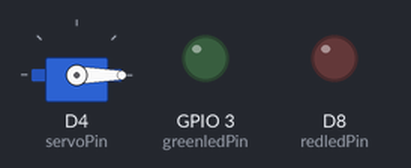
Recording of a sketch running on a simulated ESP8266 (NodeMCU). Parts: servo, output pins drawn as LEDs (lit = HIGH). WiFi joins after 1.5 s; servers stay silent unless stated; what the sketch prints to the serial monitor is not drawn.

Above: at 0.0 s.
At 4.3 s:
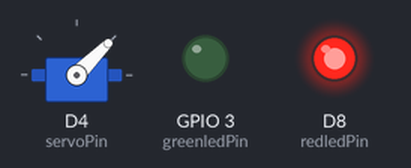
Timing chart, 0 to 5.8 s (numbered marks = the images above):
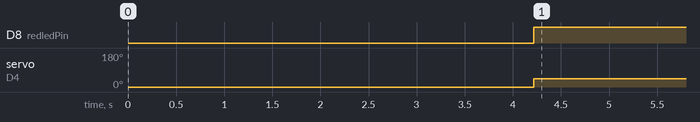

Measured:
- by itself, D8 (redledPin): LOW → HIGH at 4.2 s
- by itself, servo on D4 (servoPin): 0° → 45° at 4.2 s

The sketch:

onlinetest.ino
```cpp
//**************************************************************//
//  Name    : Onlinetest
//  Author  : wtlx
//  Date    : September, 2nd, 2018
//  Modified:
//  Version : 1.0
//  Notes   : Just another apprentice piece  //
//****************************************************************//

#include <Arduino.h>
#include <ESP8266WiFi.h>
#include <ESP8266HTTPClient.h>
#include <Servo.h>

Servo servo;  //initialising Servo


int servoPin = D4;
int redledPin =  D8;       // Pin-Number of red LED
int redledState = LOW;     // Status of red LED-Pin
int greenledPin =  D9;     // Pin-Number of green LED
int greenledState = LOW;   // Status of green LED-Pin
int servoState = 0;        // to control if servo action is necessary
int servoPos1 = 45;        //Position 1 of the servo
int servoPos2 = 120;       //Position 1 of the servo
int pauseTime = 20000;     // How long (in ms) should we wait to test again?
String onlineTest = "http://example_com/test.htm";  //try to get this file to test if you are connected to the internet

#define WLAN_SSID       "_YOUR_Wifi_NAME_"
#define WLAN_PASS       "_YOUR_Wifi_PASSWORD_"
WiFiClient client;         //initialise


void setup() {

servo.attach(servoPin);

servo.write(0);            //bring servo in position 0
delay(2000);              //time to move
pinMode(servoPin, INPUT); //change Servopin (to prevent shaking)

pinMode(redledPin, OUTPUT);
pinMode(greenledPin, OUTPUT);

  Serial.begin(115200);
  delay(10);

  Serial.println(F("Hello from ESP8266!"));

  // Connect to WiFi accesspoint
  Serial.println(); Serial.println();
  Serial.print("Connecting to ");
  Serial.println(WLAN_SSID);

  WiFi.begin(WLAN_SSID, WLAN_PASS);
  while (WiFi.status() != WL_CONNECTED) {
    delay(1000);
    Serial.print(".");
  }

  Serial.println("sucessfully connected to Wifi");
}

void loop() {

        HTTPClient http;

        Serial.print("[HTTP] begin...\n");
        // try to fetch a file from the intenet
        http.begin(onlineTest);


          Serial.print("[HTTP] GET...\n");
        // start connection
        int httpAnswer = http.GET();

        // if the answer is more than zero you are connected. Yay!
        if(httpAnswer > 0) {
              Serial.printf("[HTTP] Code: %d\n Internet! Yay! - ", httpAnswer);
            if(httpAnswer == HTTP_CODE_OK) {
                String content = http.getString();
                  Serial.println(content);
            }
                  redledState = LOW;  // Turn it off
                  digitalWrite(redledPin, redledState);     // Update the actual LED state (not really neded in this simple Version)
                  greenledState = HIGH;                     // turn it on
                  digitalWrite(greenledPin, greenledState); // Update the actual LED state (not really neded in this simple Version)
                  if (servoState != servoPos2) {            // read servo position from variable
                      pinMode(servoPin, OUTPUT);            // set Servopin to Output to change it
                      servo.write(servoPos2);               // change to position 2
                      delay(1000);                          // wait for the movement
                      servoState = servoPos2;               // write new servo positon to variable
                      pinMode(servoPin, INPUT);             // set servopin to Intput to prevent shaking
                  } else {}

        } else {
              Serial.printf("[HTTP] GET... failed: %s\n We are not connected to the Internet. Aargh!", http.errorToString(httpAnswer).c_str());
                  greenledState = LOW;
                  digitalWrite(greenledPin, greenledState);
                  redledState = HIGH;
                  digitalWrite(redledPin, redledState);
                  if (servoState != servoPos1) {
                      pinMode(servoPin, OUTPUT);
                      servo.write(servoPos1);
                      delay(1000);
                      servoState = servoPos1;
                      pinMode(servoPin, INPUT);
                  }

        }

        http.end();
        delay(pauseTime);
          Serial.println("Are we still online? Let's see...");
    }
```
